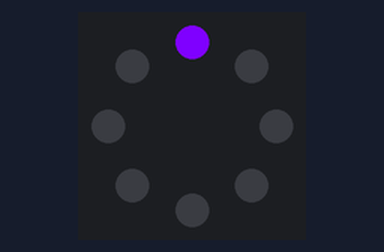
Bench run of a sketch on a simulated ESP32-S3. Shown: 8 RGB LEDs in a ring, first at the top, clockwise.

Above: at 0.1 s.
At 0.7 s:
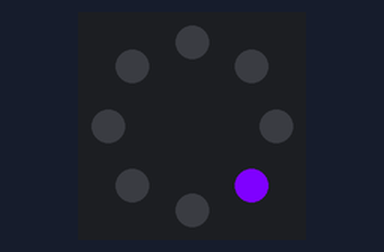
At 1.1 s:
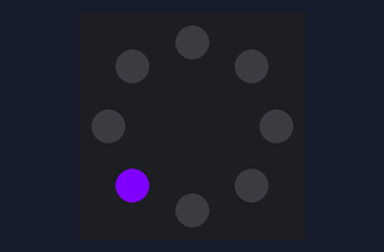
At 1.5 s:
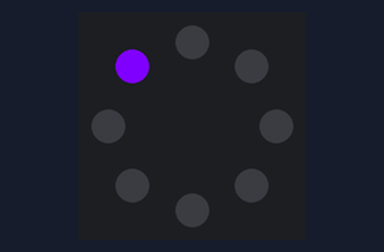
Timing chart, 0 to 3.0 s (numbered marks = the images above):
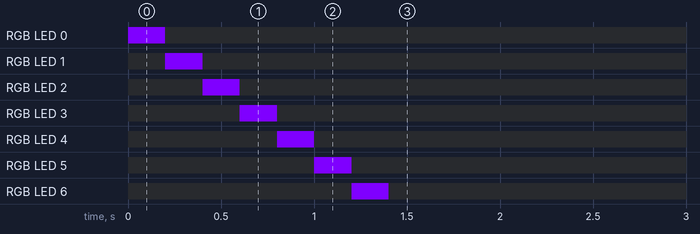

The sketch:

ring_solid.ino
```cpp
// NeoPixel ring solid color
// Board: ESP32-S3 | Ring: WS2812 x8
// DIN -> GPIO5 (330R), power: external 5V, common GND

#include <Adafruit_NeoPixel.h> //ok

#define PIN 5
#define NUMPIXELS 8

Adafruit_NeoPixel ring(NUMPIXELS, PIN, NEO_GRB + NEO_KHZ800);

void setup() {
  ring.begin();
  ring.setBrightness(255);

  for (int j = 0; j < NUMPIXELS; j++) {
  ring.clear();
  ring.setPixelColor(j, 127, 0, 255);
  ring.show();
  delay(200);
  }

  ring.show();
}

void loop() {
  // nothing here

}
```
